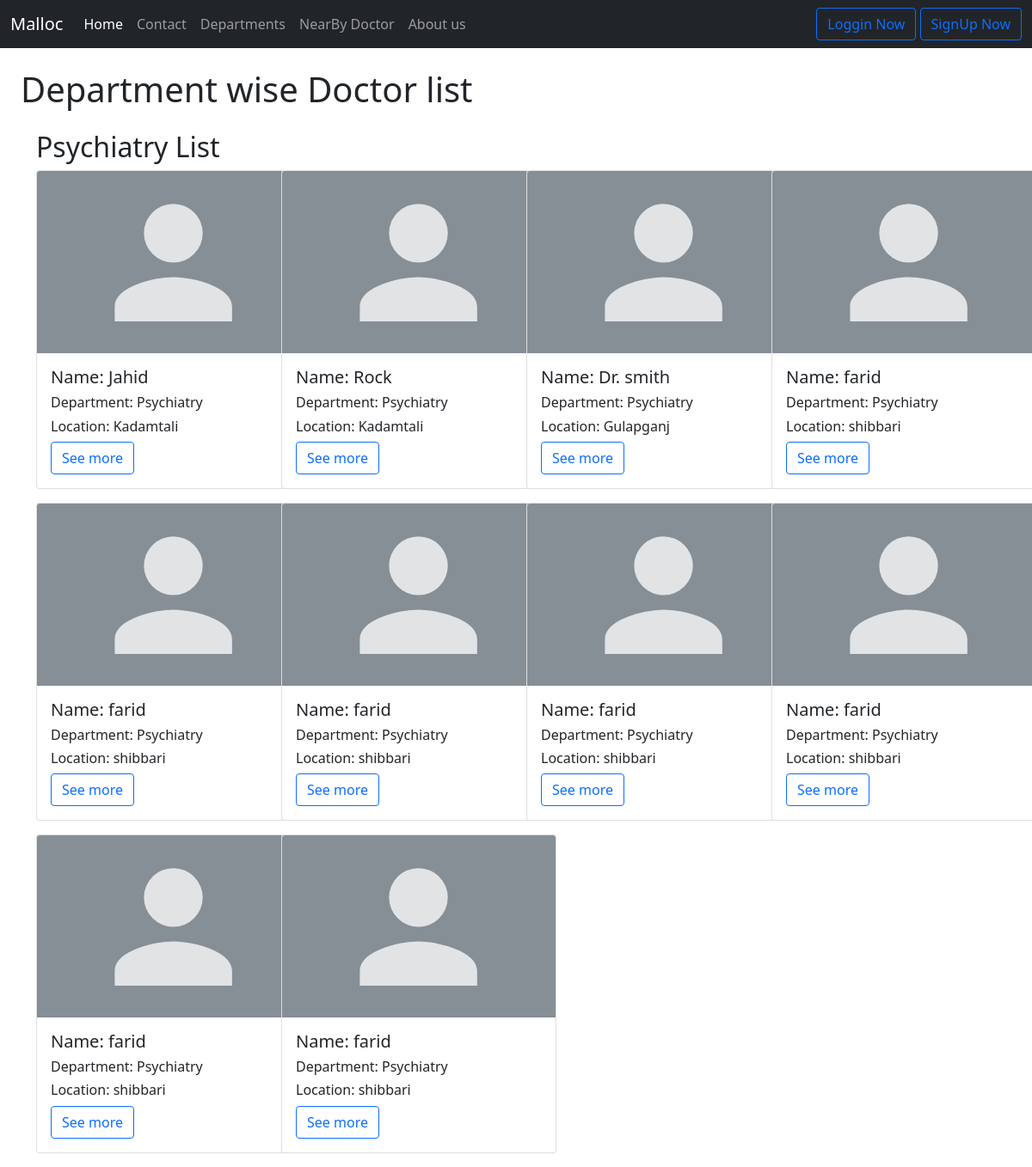
The page /Psychiatry on the database its author committed.
### home/models.py (models this page shows, shortened)
class NearBy_Doctor(models.Model):
    doctor_name = models.CharField(max_length=122)
    department = models.CharField(max_length=122)
    location = models.CharField(max_length=122)
    working_H = models.CharField(max_length=122)
    brife =models.TextField()
    clinicloc = models.CharField( max_length=122)
    nw_pat_fee = models.CharField( max_length=122)
    ret_pat_fee = models.CharField( max_length=122)
    repo_fee = models.CharField( max_length=122)
    lag_spoken = models.CharField( max_length=122)
    sunday_mor = models.CharField( max_length=122)
    sunday_ev = models.CharField( max_length=122)
    monday_mor = models.CharField( max_length=122)
    monday_ev = models.CharField( max_length=122)
    tuesday_mor = models.CharField( max_length=122)
    tuesday_ev = models.CharField( max_length=122)
    wedday_mor = models.CharField( max_length=122)
    wedday_ev = models.CharField( max_length=122)
    thursday_mor = models.CharField( max_length=122)
    thursday_ev = models.CharField( max_length=122)
    frday_mor = models.CharField( max_length=122)
    frday_ev = models.CharField( max_length=122)
    satday_mor = models.CharField( max_length=122)
    satday_ev = models.CharField( max_length=122)
    doc_image=models.ImageField(upload_to="upload/", null=True,blank=True)

### home/views.py (the view)
# urls.py: path('Psychiatry', views.Psychiatry, name='Psychiatry Doctors Profile'),
def Psychiatry(request):
    department_name = 'Psychiatry'
    doctors = NearBy_Doctor.objects.filter(department=department_name)
    context = {
        'doctors': doctors
    }
    return render(request, 'DoctorProfile/Psychiatry.html', context)

### template/DoctorProfile/Psychiatry.html (shortened to what this page needs)
{% extends 'base.html' %}
{% block body %}
<h1 class="m-4">Department wise Doctor list</h1>
<div class="container mt-1">
    <h2>Psychiatry List</h2>
    <div class="row">
        {% for doctor in doctors %}
        <div class="col-sm-3">
            <div class="card mb-3" style="width: 20rem;">
                <img src="../static/img/emdoc1.svg" class="card-img-top" alt="Emergency doctor">
                <div class="card-body">
                    <h5 class="card-title">Name: {{doctor.doctor_name}}</h5>
                    <h6>Department: {{doctor.department}}</h6>
                    <h6>Location: {{doctor.location}}</h6>
                    <a href="#" class="btn btn-outline-primary">See more</a>
                </div>
            </div>
        </div>
        {% endfor %}
    </div>
</div>
{% endblock body %}

### rows shown on the page
NearBy_Doctor: doctor_name "Jahid", department "Psychiatry", location "Kadamtali"
NearBy_Doctor: doctor_name "Rock", department "Psychiatry", location "Kadamtali"
NearBy_Doctor: doctor_name "Dr. smith", department "Psychiatry", location "Gulapganj"
NearBy_Doctor: doctor_name "farid", department "Psychiatry", location "shibbari"
NearBy_Doctor: doctor_name "farid", department "Psychiatry", location "shibbari"
NearBy_Doctor: doctor_name "farid", department "Psychiatry", location "shibbari"
NearBy_Doctor: doctor_name "farid", department "Psychiatry", location "shibbari"
NearBy_Doctor: doctor_name "farid", department "Psychiatry", location "shibbari"
NearBy_Doctor: doctor_name "farid", department "Psychiatry", location "shibbari"
NearBy_Doctor: doctor_name "farid", department "Psychiatry", location "shibbari"
